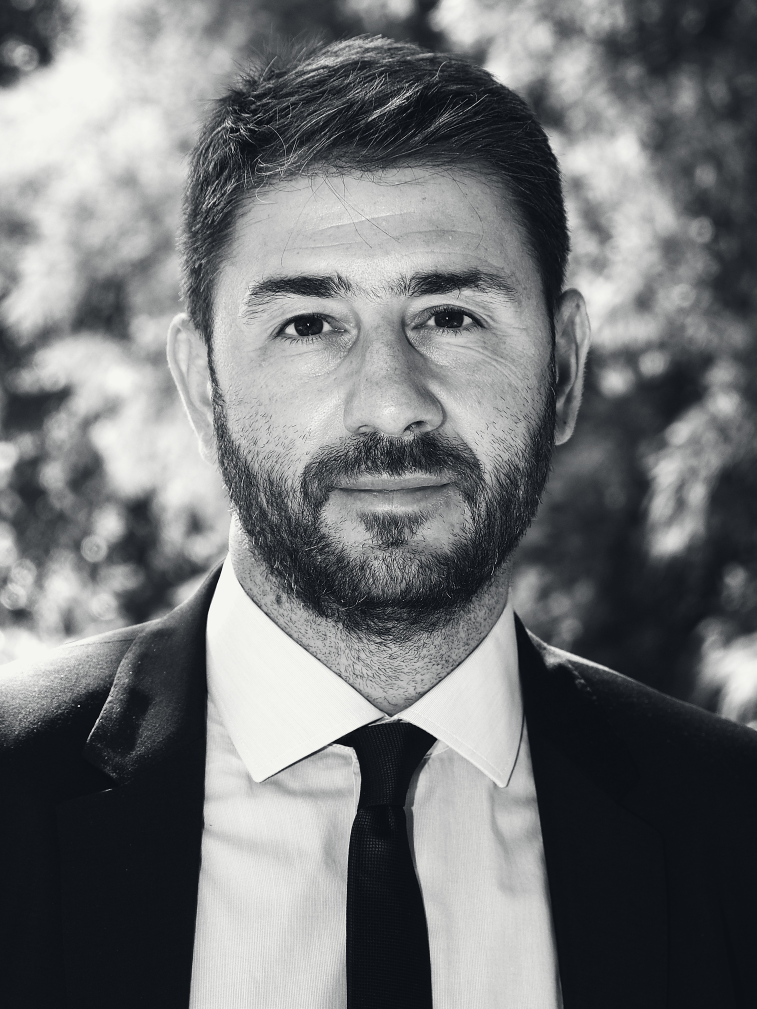
#> input picture 06_video_toolkit/example_project/bw/andr.jpg, 3026 x 4035 px (shown at 1/4 size)
$ python -i grade.py   (imports and definitions only)
#> lines starting #> are read from the running program, lines starting #| are printed output that depends on the picture
import sys,numpy as np
from PIL import Image,ImageFilter
def grade(src,dst,maxw=2400):
#> called with src = 'example_project/bw/andr.jpg', dst = 'out.png', maxw = 2400
    im=Image.open(src).convert('L')
    if im.width>maxw: im=im.resize((maxw,int(im.height*maxw/im.width)),Image.LANCZOS)
#> im: PIL image 2400x3200 L
    a=np.asarray(im).astype(np.float32)
    lo,hi=np.percentile(a,1),np.percentile(a,99)
#> lo = 15; hi = 245
    x=np.clip((a-lo)/(hi-lo),0,1)
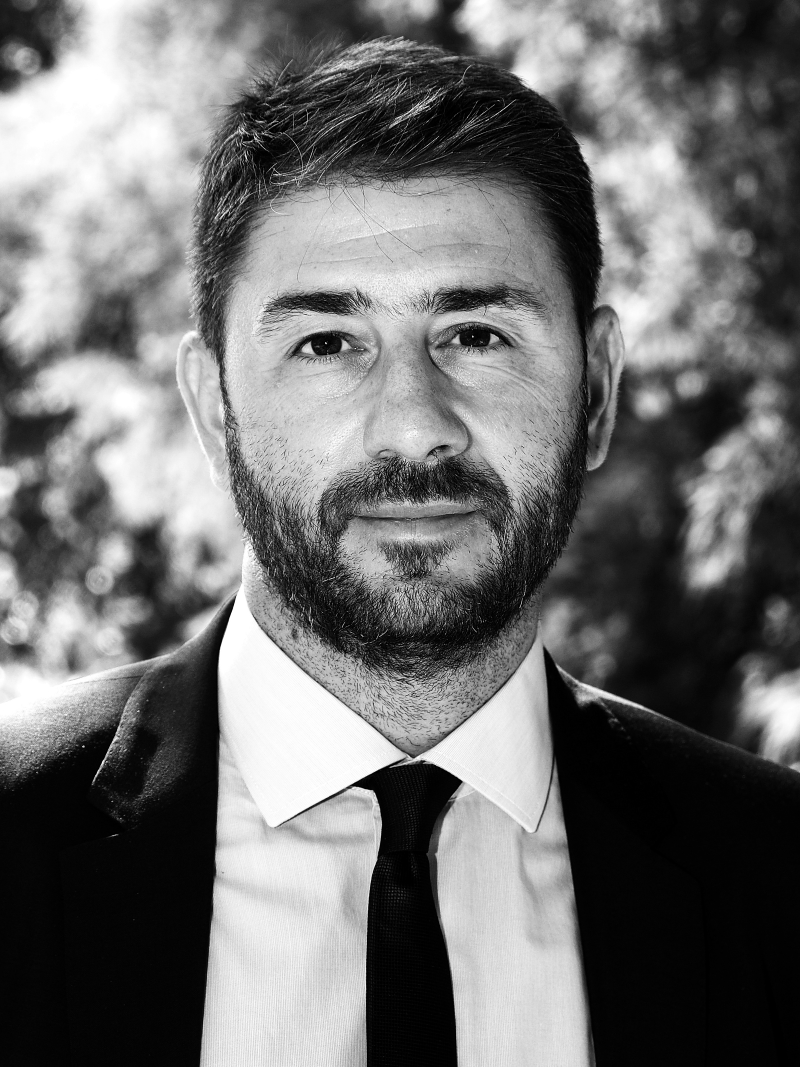
#> x: shape (3200, 2400) float32 (shown at 1/3 size); min 0, max 1, mean 0.44
    x=(np.tanh((x-.5)*2.6)/np.tanh(1.3)+1)/2
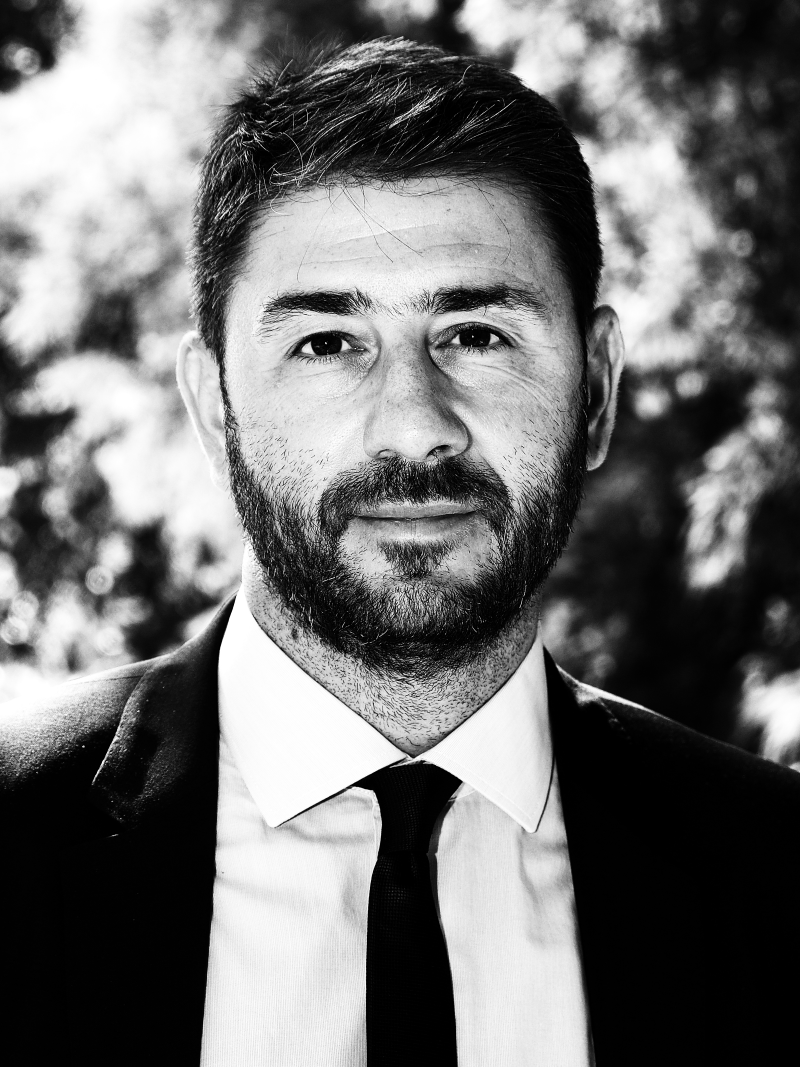
#> x: shape (3200, 2400) float32 (shown at 1/3 size); min 0, max 1, mean 0.446
    ink=np.array([13,17,22],np.float32);off=np.array([245,245,242],np.float32)
    rgb=ink+(off-ink)*x[...,None]
    out=Image.fromarray(rgb.clip(0,255).astype(np.uint8)).filter(ImageFilter.UnsharpMask(2,60,3))
    out.save(dst,quality=92)
U='/mnt/user-data/uploads/Downloads/opsis11_'
# [2 lines not run here, left out]

>>> result = grade('example_project/bw/andr.jpg', 'out.png')

$ run again, on 06_video_toolkit/example_project/bw/apo.jpg
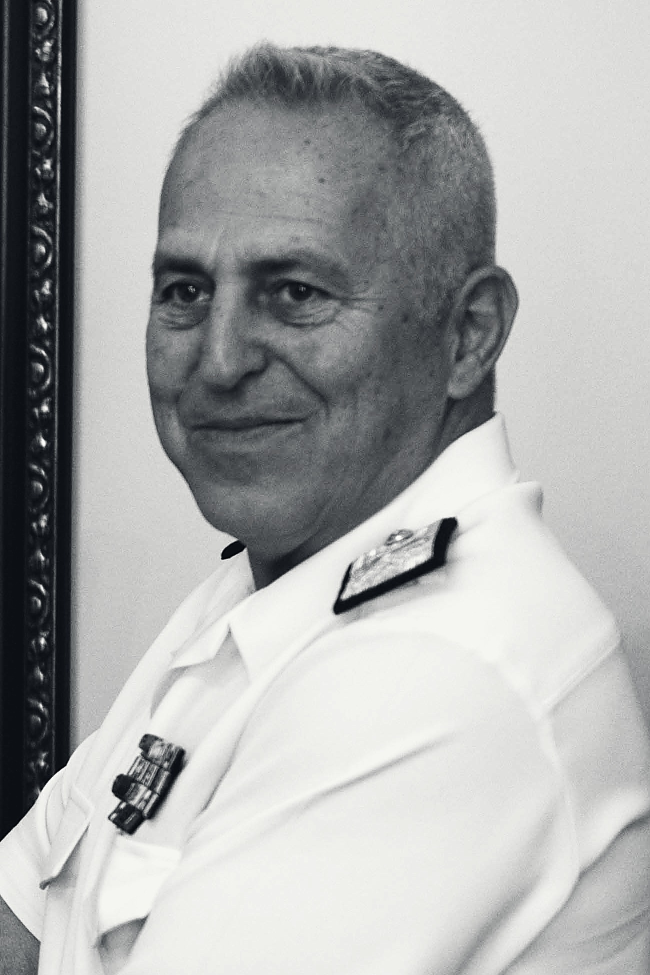
#> input picture 06_video_toolkit/example_project/bw/apo.jpg, 1300 x 1950 px (shown at 1/2 size)
#> lo = 15; hi = 245
#> in grade, `x=(np.tanh((x-.5)*2.6)/np.tanh(1.3)+1)/2`:
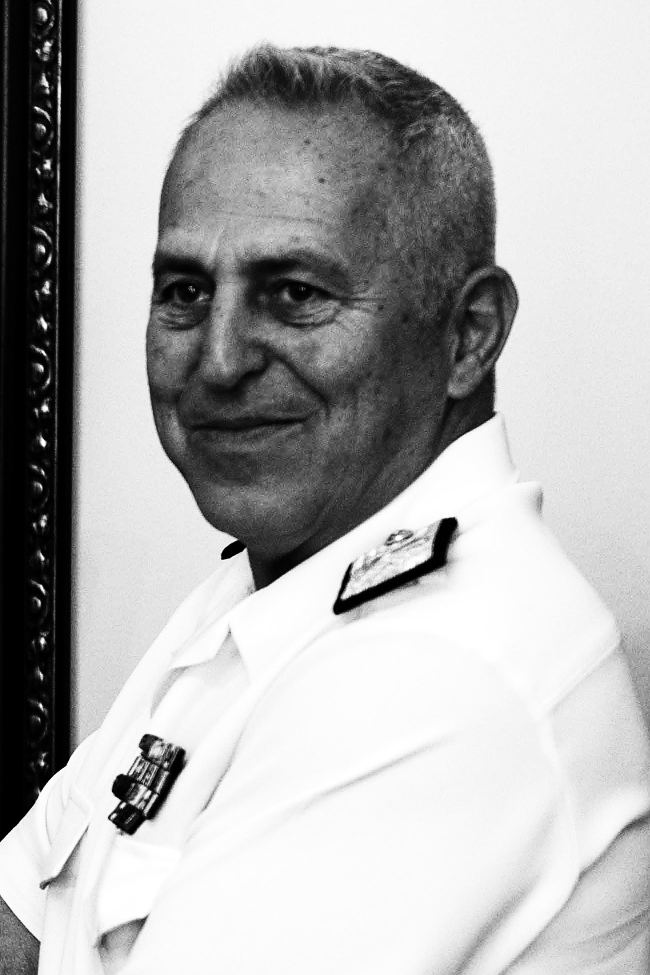
#> x: shape (1950, 1300) float32 (shown at 1/2 size); min 0, max 1, mean 0.699

$ run again, on 06_video_toolkit/example_project/bw/tsi.jpg
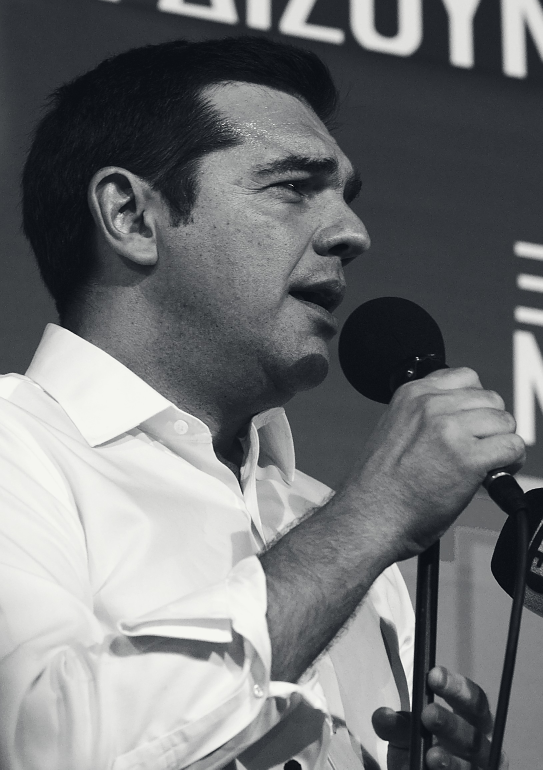
#> input picture 06_video_toolkit/example_project/bw/tsi.jpg, 1628 x 2308 px (shown at 1/3 size)
#> lo = 15; hi = 245
#> in grade, `x=(np.tanh((x-.5)*2.6)/np.tanh(1.3)+1)/2`:
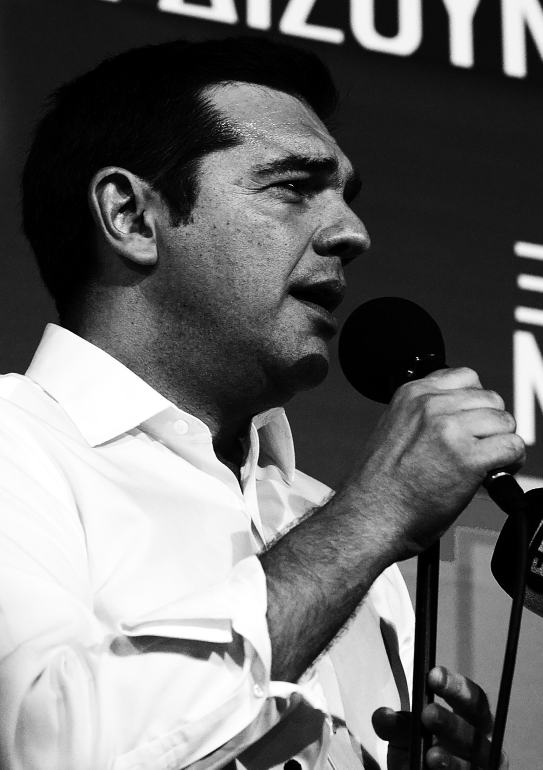
#> x: shape (2308, 1628) float32 (shown at 1/3 size); min 0, max 1, mean 0.428
